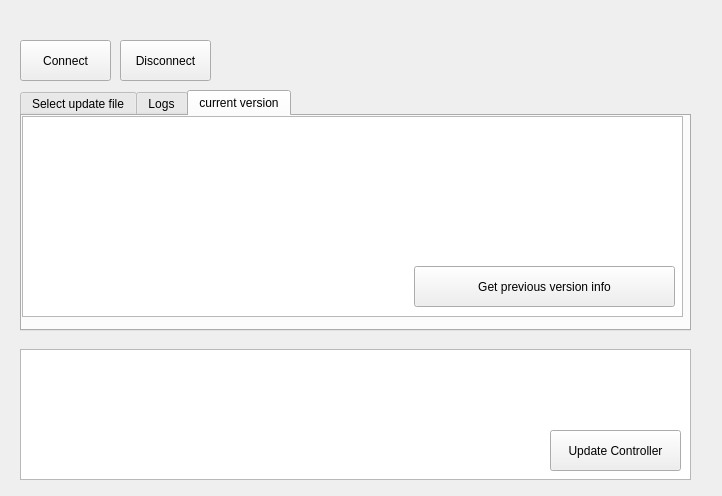
<?xml version="1.0" encoding="UTF-8"?>
<ui version="4.0">
 <class>Form</class>
 <widget class="QWidget" name="Form">
  <property name="geometry">
   <rect>
    <x>0</x>
    <y>0</y>
    <width>722</width>
    <height>496</height>
   </rect>
  </property>
  <property name="windowTitle">
   <string>Form</string>
  </property>
  <widget class="QPushButton" name="connect">
   <property name="geometry">
    <rect>
     <x>20</x>
     <y>40</y>
     <width>91</width>
     <height>41</height>
    </rect>
   </property>
   <property name="autoFillBackground">
    <bool>false</bool>
   </property>
   <property name="styleSheet">
    <string notr="true"/>
   </property>
   <property name="text">
    <string>Connect</string>
   </property>
  </widget>
  <widget class="QPushButton" name="disconnect">
   <property name="geometry">
    <rect>
     <x>120</x>
     <y>40</y>
     <width>91</width>
     <height>41</height>
    </rect>
   </property>
   <property name="text">
    <string>Disconnect</string>
   </property>
  </widget>
  <widget class="QTabWidget" name="tabWidget">
   <property name="geometry">
    <rect>
     <x>20</x>
     <y>90</y>
     <width>671</width>
     <height>241</height>
    </rect>
   </property>
   <property name="currentIndex">
    <number>2</number>
   </property>
   <widget class="QWidget" name="tab">
    <attribute name="title">
     <string>Select update file</string>
    </attribute>
    <widget class="QTreeView" name="treeView">
     <property name="geometry">
      <rect>
       <x>10</x>
       <y>10</y>
       <width>631</width>
       <height>201</height>
      </rect>
     </property>
    </widget>
    <widget class="QPushButton" name="pushButton">
     <property name="geometry">
      <rect>
       <x>540</x>
       <y>160</y>
       <width>91</width>
       <height>41</height>
      </rect>
     </property>
     <property name="text">
      <string>Select File</string>
     </property>
    </widget>
   </widget>
   <widget class="QWidget" name="tab_2">
    <attribute name="title">
     <string>Logs</string>
    </attribute>
    <widget class="QTextEdit" name="logs">
     <property name="geometry">
      <rect>
       <x>10</x>
       <y>10</y>
       <width>651</width>
       <height>191</height>
      </rect>
     </property>
    </widget>
   </widget>
   <widget class="QWidget" name="tab_3">
    <attribute name="title">
     <string>current version</string>
    </attribute>
    <widget class="QTextEdit" name="curreninfo">
     <property name="geometry">
      <rect>
       <x>0</x>
       <y>0</y>
       <width>661</width>
       <height>201</height>
      </rect>
     </property>
    </widget>
    <widget class="QPushButton" name="getinfo">
     <property name="geometry">
      <rect>
       <x>392</x>
       <y>150</y>
       <width>261</width>
       <height>41</height>
      </rect>
     </property>
     <property name="text">
      <string>Get previous version info</string>
     </property>
    </widget>
   </widget>
  </widget>
  <widget class="QTextEdit" name="infobox">
   <property name="geometry">
    <rect>
     <x>20</x>
     <y>349</y>
     <width>671</width>
     <height>131</height>
    </rect>
   </property>
  </widget>
  <widget class="QPushButton" name="update">
   <property name="geometry">
    <rect>
     <x>550</x>
     <y>430</y>
     <width>131</width>
     <height>41</height>
    </rect>
   </property>
   <property name="text">
    <string>Update Controller</string>
   </property>
  </widget>
 </widget>
 <resources/>
 <connections/>
</ui>
